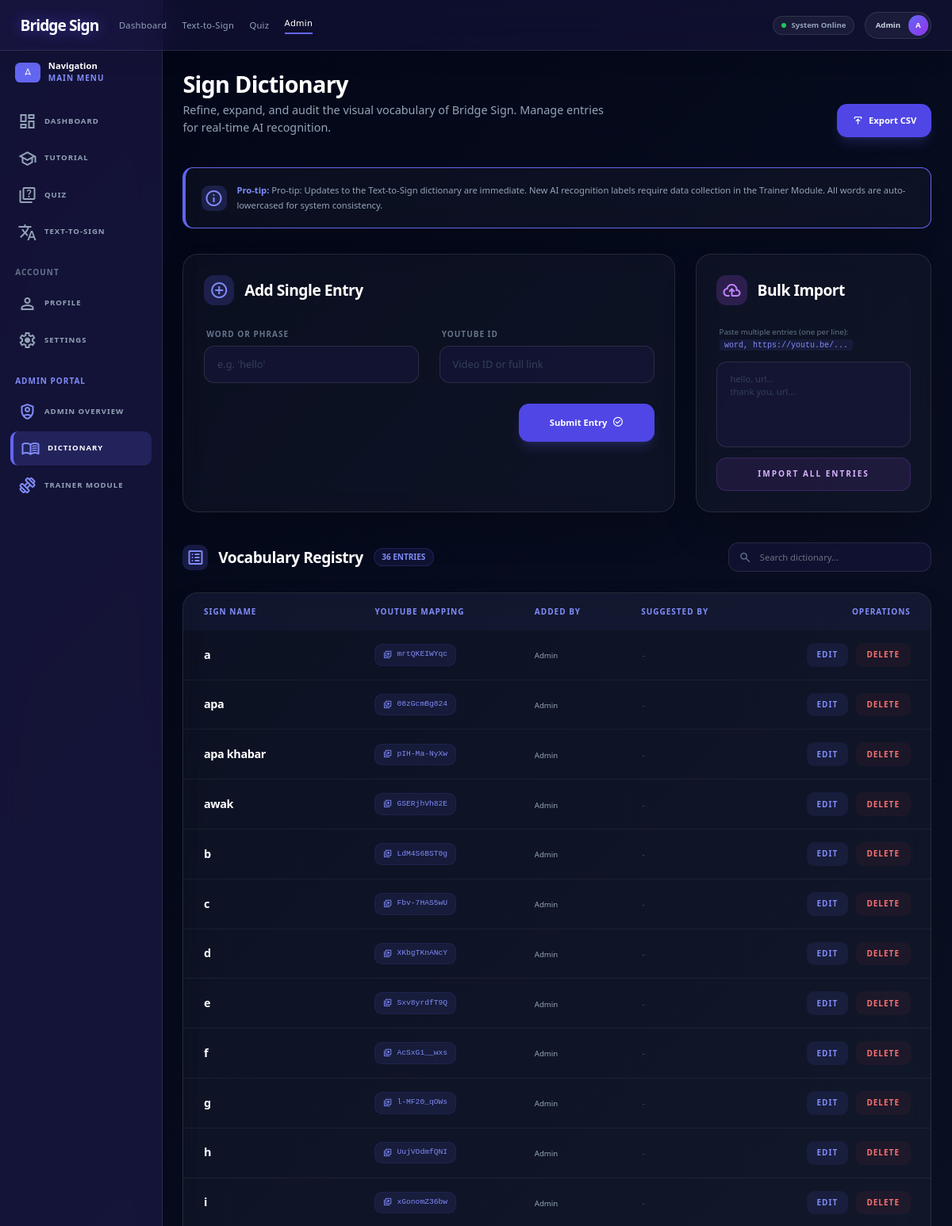
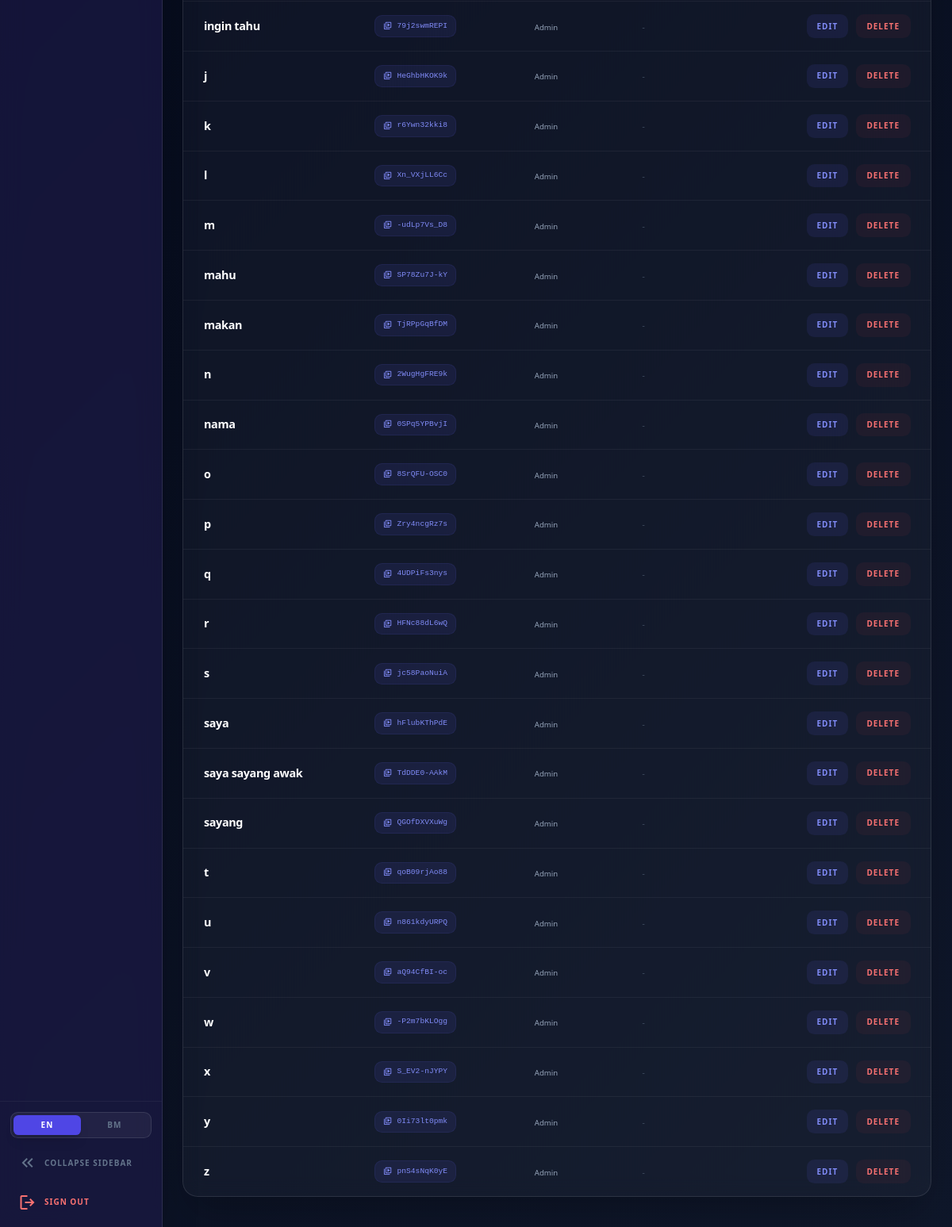
The page /admin/dictionary (signed in) on the database its author committed (2 pictures, top to bottom).
### app2.py (models this page shows, shortened)
class User(db.Model):
    id = db.Column(db.Integer, primary_key=True)
    username = db.Column(db.String(80), unique=True, nullable=False)
    password_hash = db.Column(db.String(200), nullable=False)
    camera_enabled = db.Column(db.Boolean, default=True)
    camera_index = db.Column(db.Integer, default=0)
    is_admin = db.Column(db.Boolean, default=False)
    tutorial_completed = db.Column(db.Boolean, default=False)
    security_question = db.Column(db.String(200), nullable=True)
    security_answer_hash = db.Column(db.String(200), nullable=True)

class DictionaryEntry(db.Model):
    id = db.Column(db.Integer, primary_key=True)
    word = db.Column(db.String(100), unique=True, nullable=False)
    youtube_id = db.Column(db.String(50), nullable=False)
    added_by_id = db.Column(db.Integer, db.ForeignKey('user.id'), nullable=True)
    suggested_by_id = db.Column(db.Integer, db.ForeignKey('user.id'), nullable=True)
    timestamp = db.Column(db.DateTime, default=datetime.utcnow)
    added_by = db.relationship('User', foreign_keys=[added_by_id], backref=db.backref('added_signs', lazy=True))
    suggested_by = db.relationship('User', foreign_keys=[suggested_by_id], backref=db.backref('suggested_signs', lazy=True))

### app2.py (the view)
@app.route('/admin/dictionary', methods=['GET'])
@admin_required
def admin_dictionary():
    entries = DictionaryEntry.query.order_by(DictionaryEntry.word).all()
    pending_requests = WordRequest.query.filter_by(status='Pending', suggestion_type='text_to_sign').order_by(WordRequest.timestamp.desc()).all()
    return render_template('admin_dictionary.html', username=session.get('username', ''), is_admin=True, entries=entries, pending_requests=pending_requests)

### templates/admin_dictionary.html (shortened to what this page needs)
<!DOCTYPE html>
<html class="dark" lang="en">
<head>
    <script src="https://cdn.tailwindcss.com?plugins=forms,container-queries"></script>
    <link rel="stylesheet" href="{{ url_for('static', filename='css/global.css') }}?v=2">
    <link rel="stylesheet" href="{{ url_for('static', filename='css/modern_ui.css') }}">
</head>
<body class="bg-background text-on-surface">
    {% include '_navbar.html' %}
    {% include '_sidebar.html' %}
    <main id="main-content" class="lg:ml-64 pt-28 pb-12 px-8 min-h-screen max-w-[1280px] transition-all duration-300">
        <header class="mb-12 flex flex-col lg:flex-row lg:items-end justify-between gap-6">
            <div>
                <h1 class="text-4xl font-extrabold text-white mb-2 tracking-tight">{{ _t('dict_title') }}</h1>
                <p class="text-lg text-slate-400 max-w-2xl">{{ _t('dict_subtitle') }}</p>
            </div>
            <div class="flex gap-4">
                <a href="{{ url_for('admin_dictionary_export') }}" class="bg-indigo-600 hover:bg-indigo-500 shadow-lg shadow-indigo-500/20 transition-all duration-300 text-white px-6 py-3 rounded-2xl font-bold text-sm flex items-center gap-2 active:scale-95">
                    <span class="material-symbols-outlined text-lg">publish</span>
                    {{ _t('export_csv') }}
                </a>
            </div>
        </header>
        <div class="mb-10 surface_glass border-l-4 border-indigo-500 p-6 flex items-center gap-4 rounded-2xl shadow-xl">
            <div class="w-10 h-10 rounded-xl bg-indigo-500/20 flex items-center justify-center flex-shrink-0">
                <span class="material-symbols-outlined text-indigo-400">info</span>
            </div>
            <p class="text-sm text-slate-400 leading-relaxed">
                <span class="text-indigo-400 font-bold">{{ _t('pro_tip_label') }}:</span> {{ _t('pro_tip') }}
            </p>
        </div>
        <div class="grid grid-cols-1 lg:grid-cols-3 gap-8 mb-12">
            <section class="lg:col-span-2 surface_glass p-8 rounded-3xl border border-white/10 shadow-2xl">
                <div class="flex items-center gap-4 mb-8">
                    <div class="w-12 h-12 rounded-2xl bg-indigo-500/20 flex items-center justify-center">
                        <span class="material-symbols-outlined text-indigo-400">add_circle</span>
                    </div>
                    <h3 class="text-2xl font-black text-white tracking-tight">{{ _t('add_single') }}</h3>
                </div>
                <div class="grid grid-cols-1 sm:grid-cols-2 gap-8">
                    <div class="space-y-2">
                        <label class="text-[10px] font-bold text-slate-500 uppercase tracking-widest px-1">{{ _t('word_phrase') }}</label>
                        <input id="new_phrase" class="w-full bg-indigo-950/40 border border-white/10 focus:ring-2 focus:ring-indigo-500 rounded-2xl px-5 py-4 text-white transition-all outline-none placeholder:text-slate-700" placeholder="{{ _t('eg_hello') }}" type="text"/>
                    </div>
                    <div class="space-y-2">
                        <label class="text-[10px] font-bold text-slate-500 uppercase tracking-widest px-1">{{ _t('youtube_id') }}</label>
                        <input id="new_url" class="w-full bg-indigo-950/40 border border-white/10 focus:ring-2 focus:ring-indigo-500 rounded-2xl px-5 py-4 text-white transition-all outline-none placeholder:text-slate-700" placeholder="{{ _t('video_id_link') }}" type="text"/>
                    </div>
                    <div class="sm:col-span-2 flex justify-end">
                        <button onclick="addSingleEntry()" class="bg-indigo-600 hover:bg-indigo-500 text-white px-12 py-4 rounded-2xl font-bold text-sm transition-all active:scale-95 shadow-lg shadow-indigo-500/20 flex items-center gap-2">
                            {{ _t('submit_entry') }}
                            <span class="material-symbols-outlined text-lg">check_circle</span>
                        </button>
                    </div>
                </div>
            </section>
            <section class="surface_glass p-8 rounded-3xl border border-white/10 shadow-2xl flex flex-col">
                <div class="flex items-center gap-4 mb-8">
                    <div class="w-12 h-12 rounded-2xl bg-purple-500/20 flex items-center justify-center">
                        <span class="material-symbols-outlined text-purple-400">cloud_upload</span>
                    </div>
                    <h3 class="text-2xl font-black text-white tracking-tight">{{ _t('bulk_import') }}</h3>
                </div>
                <div class="flex-1 flex flex-col gap-4">
                    <p class="text-xs text-slate-500 leading-relaxed px-1">{{ _t('paste_multiple') }}<br><span class="font-mono text-[10px] text-indigo-400 bg-indigo-500/10 px-2 py-0.5 rounded">word, https://youtu.be/...</span></p>
                    <textarea id="bulk_input" rows="5" class="w-full flex-1 bg-indigo-950/40 border border-white/10 focus:ring-2 focus:ring-indigo-500 rounded-2xl px-5 py-4 text-white text-sm transition-all outline-none resize-none placeholder:text-slate-700" placeholder="hello, url...&#10;thank you, url..."></textarea>
                    <button onclick="addBulkEntries()" class="w-full bg-purple-500/10 border border-purple-500/20 hover:bg-purple-500/20 text-purple-300 py-4 rounded-2xl font-black text-[10px] uppercase tracking-[0.2em] transition-all active:scale-95">
                        {{ _t('import_all') }}
                    </button>
                </div>
            </section>
        </div>
        <section class="space-y-8">
            <div class="flex flex-col md:flex-row items-start md:items-center justify-between gap-6">
                <div class="flex items-center gap-4">
                    <div class="w-10 h-10 rounded-xl bg-indigo-500/20 flex items-center justify-center">
                        <span class="material-symbols-outlined text-indigo-400">list_alt</span>
                    </div>
                    <h3 class="text-2xl font-black text-white tracking-tight">Vocabulary Registry</h3>
                    <div class="px-3 py-1 bg-indigo-500/10 text-indigo-400 text-[10px] font-black uppercase rounded-full border border-indigo-500/20">
                        {{ entries|length }} Entries
                    </div>
                </div>
                <div class="w-full md:w-80 relative">
                    <span class="material-symbols-outlined absolute left-4 top-1/2 -translate-y-1/2 text-slate-500 text-xl">search</span>
                    <input class="w-full bg-indigo-950/40 border border-white/10 rounded-2xl pl-12 pr-4 py-3 text-sm text-white focus:ring-2 focus:ring-indigo-500 outline-none transition-all" placeholder="Search dictionary..." type="text"/>
                </div>
            </div>
            <div class="surface_glass rounded-3xl overflow-hidden shadow-2xl border border-white/10">
                <table class="w-full text-left">
                    <thead>
                        <tr class="bg-indigo-500/5">
                            <th class="px-8 py-5 text-[10px] font-bold text-indigo-400 uppercase tracking-widest">Sign Name</th>
                            <th class="px-8 py-5 text-[10px] font-bold text-indigo-400 uppercase tracking-widest">YouTube Mapping</th>
                            <th class="px-8 py-5 text-[10px] font-bold text-indigo-400 uppercase tracking-widest">Added By</th>
                            <th class="px-8 py-5 text-[10px] font-bold text-indigo-400 uppercase tracking-widest">Suggested By</th>
                            <th class="px-8 py-5 text-[10px] font-bold text-indigo-400 uppercase tracking-widest text-right">Operations</th>
                        </tr>
                    </thead>
                    <tbody class="divide-y divide-white/5" id="dict-table-body">
                        {% for entry in entries %}
                        <tr class="hover:bg-white/5 transition-colors group">
                            <td class="px-8 py-5">
                                <span class="text-lg font-black text-white tracking-tight">{{ entry.word }}</span>
                            </td>
                            <td class="px-8 py-5">
                                <div class="inline-flex items-center gap-2 px-3 py-1.5 bg-indigo-500/10 text-indigo-400 font-mono text-xs rounded-xl border border-indigo-500/10">
                                    <span class="material-symbols-outlined text-sm">video_library</span>
                                    {{ entry.youtube_id }}
                                </div>
                            </td>
                            <td class="px-8 py-5">
                                <span class="text-xs text-slate-400">
                                    {% if entry.added_by %}
                                        {{ entry.added_by.username }}
                                    {% else %}
                                        <span class="text-slate-600 font-mono">-</span>
                                    {% endif %}
                                </span>
                            </td>
                            <td class="px-8 py-5">
                                <span class="text-xs text-indigo-400">
                                    {% if entry.suggested_by %}
                                        {{ entry.suggested_by.username }}
                                    {% else %}
                                        <span class="text-slate-600 font-mono">-</span>
                                    {% endif %}
                                </span>
                            </td>
                            <td class="px-8 py-5 text-right">
                                <div class="flex justify-end gap-3">
                                    <button onclick="editEntry('{{ entry.word }}', '{{ entry.youtube_id }}')" class="px-4 py-2 bg-indigo-500/10 hover:bg-indigo-500 hover:text-white text-indigo-400 rounded-xl text-[10px] font-black uppercase tracking-widest transition-all">Edit</button>
                                    <button onclick="deleteEntry('{{ entry.word }}')" class="px-4 py-2 bg-red-500/5 hover:bg-red-500 hover:text-white text-red-400 rounded-xl text-[10px] font-black uppercase tracking-widest transition-all border border-transparent hover:border-red-500/10">Delete</button>
                                </div>
                            </td>
                        </tr>
                        {% endfor %}
                    </tbody>
                </table>
            </div>
        </section>
    </main>
</body>
</html>

### templates/_navbar.html (shortened to what this page needs)
<nav class="fixed top-0 w-full h-20 bg-indigo-950/40 backdrop-blur-xl border-b border-white/10 shadow-[0_4px_30px_rgba(0,0,0,0.1)] z-50">
    <div class="flex justify-between items-center px-8 h-20 max-w-[1280px] mx-auto w-full">
        <div class="flex items-center gap-8">
            <a href="{{ url_for('index') }}" class="text-2xl font-black tracking-tighter text-white drop-shadow-[0_0_8px_rgba(79,70,229,0.6)]">Bridge Sign</a>
            <div class="hidden md:flex items-center gap-6">
                <a class="text-slate-400 hover:text-white transition-colors duration-300 font-inter text-sm font-medium tracking-wide active:scale-95 cursor-pointer {{ 'text-white border-b-2 border-indigo-500 pb-1' if request.endpoint == 'index' }}" href="{{ url_for('index') }}">{{ _t('nav_dashboard') }}</a>
                <a class="text-slate-400 hover:text-white transition-colors duration-300 font-inter text-sm font-medium tracking-wide active:scale-95 cursor-pointer {{ 'text-white border-b-2 border-indigo-500 pb-1' if request.endpoint == 'text_to_sign' }}" href="{{ url_for('text_to_sign') }}">{{ _t('nav_text_to_sign') }}</a>
                <a class="text-slate-400 hover:text-white transition-colors duration-300 font-inter text-sm font-medium tracking-wide active:scale-95 cursor-pointer {{ 'text-white border-b-2 border-indigo-500 pb-1' if request.endpoint == 'quiz' }}" href="{{ url_for('quiz') }}">{{ _t('nav_quiz') }}</a>
                {% if is_admin %}
                <a class="text-slate-400 hover:text-white transition-colors duration-300 font-inter text-sm font-medium tracking-wide active:scale-95 cursor-pointer {{ 'text-white border-b-2 border-indigo-500 pb-1' if request.endpoint in ['admin_dashboard', 'admin_dictionary'] }}" href="{{ url_for('admin_dashboard') }}">{{ _t('nav_admin') }}</a>
                {% endif %}
            </div>
        </div>
        <div class="flex items-center gap-4">
            <div class="flex items-center gap-2 text-xs font-semibold text-slate-400 bg-white/5 px-3 py-1.5 rounded-full border border-white/10 hidden sm:flex">
                <span class="w-2 h-2 bg-green-500 rounded-full animate-pulse"></span>
                {{ _t('system_online') }}
            </div>
            <div class="flex items-center gap-3 bg-white/5 pl-4 pr-1 py-1 rounded-full border border-white/10">
                <span class="text-xs font-bold text-slate-300 hidden sm:inline">{{ username if username else 'User' }}</span>
                <div class="w-8 h-8 rounded-full border border-indigo-500/30 overflow-hidden bg-gradient-to-br from-indigo-500 to-purple-600 flex items-center justify-center font-bold text-white text-xs">
                    {{ username[0].upper() if username else 'U' }}
                </div>
            </div>
        </div>
    </div>
</nav>

### rows shown on the page
User: username "Admin"
DictionaryEntry: word "a", youtube_id "mrtQKEIWYqc", added_by.username "Admin"
DictionaryEntry: word "apa", youtube_id "08zGcmBg824", added_by.username "Admin"
DictionaryEntry: word "apa khabar", youtube_id "pIH-Ma-NyXw", added_by.username "Admin"
DictionaryEntry: word "awak", youtube_id "GSERjhVh82E", added_by.username "Admin"
DictionaryEntry: word "b", youtube_id "LdM4S6BST0g", added_by.username "Admin"
DictionaryEntry: word "c", youtube_id "Fbv-7HAS5wU", added_by.username "Admin"
DictionaryEntry: word "d", youtube_id "XKbgTKnANcY", added_by.username "Admin"
DictionaryEntry: word "e", youtube_id "Sxv8yrdfT9Q", added_by.username "Admin"
DictionaryEntry: word "f", youtube_id "AcSxG1__wxs", added_by.username "Admin"
DictionaryEntry: word "g", youtube_id "l-MF20_qOWs", added_by.username "Admin"
DictionaryEntry: word "h", youtube_id "UujVOdmfQNI", added_by.username "Admin"
DictionaryEntry: word "i", youtube_id "xGonomZ36bw", added_by.username "Admin"
DictionaryEntry: word "ingin tahu", youtube_id "79j2swmREPI", added_by.username "Admin"
DictionaryEntry: word "j", youtube_id "HeGhbHKOK9k", added_by.username "Admin"
DictionaryEntry: word "k", youtube_id "r6Ywn32kki8", added_by.username "Admin"
DictionaryEntry: word "l", youtube_id "Xn_VXjLL6Cc", added_by.username "Admin"
DictionaryEntry: word "m", youtube_id "-udLp7Vs_D8", added_by.username "Admin"
DictionaryEntry: word "mahu", youtube_id "SP78Zu7J-kY", added_by.username "Admin"
DictionaryEntry: word "makan", youtube_id "TjRPpGqBfDM", added_by.username "Admin"
DictionaryEntry: word "n", youtube_id "2WugHgFRE9k", added_by.username "Admin"
DictionaryEntry: word "nama", youtube_id "0SPq5YPBvjI", added_by.username "Admin"
DictionaryEntry: word "o", youtube_id "8SrQFU-OSC0", added_by.username "Admin"
DictionaryEntry: word "p", youtube_id "Zry4ncgRz7s", added_by.username "Admin"
DictionaryEntry: word "q", youtube_id "4UDPiFs3nys", added_by.username "Admin"
DictionaryEntry: word "r", youtube_id "HFNc88dL6wQ", added_by.username "Admin"
DictionaryEntry: word "s", youtube_id "jc58PaoNuiA", added_by.username "Admin"
DictionaryEntry: word "saya", youtube_id "hFlubKThPdE", added_by.username "Admin"
DictionaryEntry: word "saya sayang awak", youtube_id "TdDDE0-AAkM", added_by.username "Admin"
DictionaryEntry: word "sayang", youtube_id "QGOfDXVXuWg", added_by.username "Admin"
DictionaryEntry: word "t", youtube_id "qoB09rjAo88", added_by.username "Admin"
DictionaryEntry: word "u", youtube_id "n861kdyURPQ", added_by.username "Admin"
DictionaryEntry: word "v", youtube_id "aQ94CfBI-oc", added_by.username "Admin"
DictionaryEntry: word "w", youtube_id "-P2m7bKLOgg", added_by.username "Admin"
DictionaryEntry: word "x", youtube_id "S_EV2-nJYPY", added_by.username "Admin"
DictionaryEntry: word "y", youtube_id "0Ii73lt0pmk", added_by.username "Admin"
DictionaryEntry: word "z", youtube_id "pnS4sNqK0yE", added_by.username "Admin"

### other values the page prints
{{ _t('nav_dashboard') }} "Dashboard"
{{ _t('nav_text_to_sign') }} "Text-to-Sign"
{{ _t('nav_quiz') }} "Quiz"
{{ _t('system_online') }} "System Online"
{{ username[0].upper() if username else 'U' }} "A"
{{ _t('nav_navigation') }} "Navigation"
{{ _t('nav_menu') }} "MAIN MENU"
{{ _t('nav_dashboard') }} "DASHBOARD"
{{ _t('nav_tutorial') }} "TUTORIAL"
{{ _t('nav_quiz') }} "QUIZ"
{{ _t('nav_text_to_sign') }} "TEXT-TO-SIGN"
{{ _t('nav_account') }} "ACCOUNT"
{{ _t('nav_profile') }} "PROFILE"
{{ _t('nav_settings') }} "SETTINGS"
{{ _t('nav_admin_portal') }} "ADMIN PORTAL"
